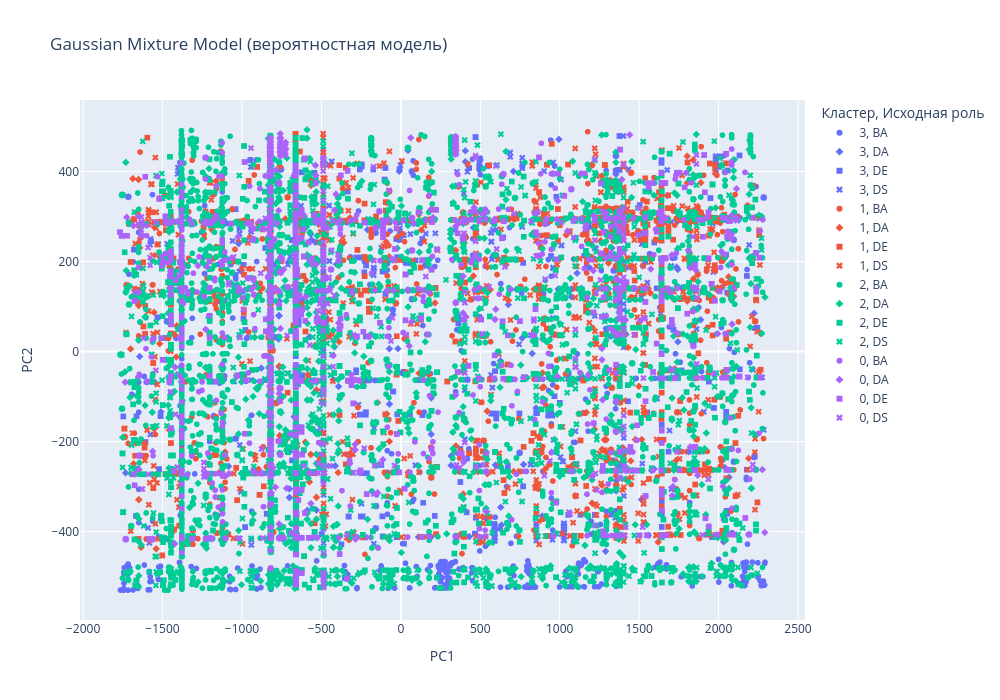

Notebook source saved alongside this figure:
### Code cell
vis_df_gmm = pd.DataFrame({
    'PC1': X_pca[:, 0],
    'PC2': X_pca[:, 1],
    'cluster': df['gmm_cluster'].astype(str),
    'role': df['role']
})

fig_gmm = px.scatter(
    vis_df_gmm, x='PC1', y='PC2', color='cluster', symbol='role',
    title='Gaussian Mixture Model (вероятностная модель)',
    labels={'cluster': 'Кластер', 'role': 'Исходная роль'},
    width=1000, height=700
)
fig_gmm.show()

### Figure 1 — Plotly figure (JSON) as saved in the notebook; plotly's stock layout.template omitted (floating-point values rounded to 4 significant figures; data arrays with more than 128 entries replaced by an {"elided": "..."} marker saying what was removed)
{"data": [{"hovertemplate": "Кластер=3<br>Исходная роль=BA<br>PC1=%{x}<br>PC2=%{y}<extra></extra>", "legendgroup": "3, BA", "marker": {"color": "#636efa", "symbol": "circle"}, "mode": "markers", "name": "3, BA", "showlegend": true, "type": "scattergl", "x": {"elided": "794 float values"}, "xaxis": "x", "y": {"elided": "794 float values"}, "yaxis": "y"}, {"hovertemplate": "Кластер=3<br>Исходная роль=DA<br>PC1=%{x}<br>PC2=%{y}<extra></extra>", "legendgroup": "3, DA", "marker": {"color": "#636efa", "symbol": "diamond"}, "mode": "markers", "name": "3, DA", "showlegend": true, "type": "scattergl", "x": {"elided": "232 float values"}, "xaxis": "x", "y": {"elided": "232 float values"}, "yaxis": "y"}, {"hovertemplate": "Кластер=3<br>Исходная роль=DE<br>PC1=%{x}<br>PC2=%{y}<extra></extra>", "legendgroup": "3, DE", "marker": {"color": "#636efa", "symbol": "square"}, "mode": "markers", "name": "3, DE", "showlegend": true, "type": "scattergl", "x": {"elided": "288 float values"}, "xaxis": "x", "y": {"elided": "288 float values"}, "yaxis": "y"}, {"hovertemplate": "Кластер=3<br>Исходная роль=DS<br>PC1=%{x}<br>PC2=%{y}<extra></extra>", "legendgroup": "3, DS", "marker": {"color": "#636efa", "symbol": "x"}, "mode": "markers", "name": "3, DS", "showlegend": true, "type": "scattergl", "x": {"elided": "502 float values"}, "xaxis": "x", "y": {"elided": "502 float values"}, "yaxis": "y"}, {"hovertemplate": "Кластер=1<br>Исходная роль=BA<br>PC1=%{x}<br>PC2=%{y}<extra></extra>", "legendgroup": "1, BA", "marker": {"color": "#EF553B", "symbol": "circle"}, "mode": "markers", "name": "1, BA", "showlegend": true, "type": "scattergl", "x": {"elided": "683 float values"}, "xaxis": "x", "y": {"elided": "683 float values"}, "yaxis": "y"}, {"hovertemplate": "Кластер=1<br>Исходная роль=DA<br>PC1=%{x}<br>PC2=%{y}<extra></extra>", "legendgroup": "1, DA", "marker": {"color": "#EF553B", "symbol": "diamond"}, "mode": "markers", "name": "1, DA", "showlegend": true, "type": "scattergl", "x": {"elided": "387 float values"}, "xaxis": "x", "y": {"elided": "387 float values"}, "yaxis": "y"}, {"hovertemplate": "Кластер=1<br>Исходная роль=DE<br>PC1=%{x}<br>PC2=%{y}<extra></extra>", "legendgroup": "1, DE", "marker": {"color": "#EF553B", "symbol": "square"}, "mode": "markers", "name": "1, DE", "showlegend": true, "type": "scattergl", "x": {"elided": "631 float values"}, "xaxis": "x", "y": {"elided": "631 float values"}, "yaxis": "y"}, {"hovertemplate": "Кластер=1<br>Исходная роль=DS<br>PC1=%{x}<br>PC2=%{y}<extra></extra>", "legendgroup": "1, DS", "marker": {"color": "#EF553B", "symbol": "x"}, "mode": "markers", "name": "1, DS", "showlegend": true, "type": "scattergl", "x": {"elided": "1089 float values"}, "xaxis": "x", "y": {"elided": "1089 float values"}, "yaxis": "y"}, {"hovertemplate": "Кластер=2<br>Исходная роль=BA<br>PC1=%{x}<br>PC2=%{y}<extra></extra>", "legendgroup": "2, BA", "marker": {"color": "#00cc96", "symbol": "circle"}, "mode": "markers", "name": "2, BA", "showlegend": true, "type": "scattergl", "x": {"elided": "2095 float values"}, "xaxis": "x", "y": {"elided": "2095 float values"}, "yaxis": "y"}, {"hovertemplate": "Кластер=2<br>Исходная роль=DA<br>PC1=%{x}<br>PC2=%{y}<extra></extra>", "legendgroup": "2, DA", "marker": {"color": "#00cc96", "symbol": "diamond"}, "mode": "markers", "name": "2, DA", "showlegend": true, "type": "scattergl", "x": {"elided": "1247 float values"}, "xaxis": "x", "y": {"elided": "1247 float values"}, "yaxis": "y"}, {"hovertemplate": "Кластер=2<br>Исходная роль=DE<br>PC1=%{x}<br>PC2=%{y}<extra></extra>", "legendgroup": "2, DE", "marker": {"color": "#00cc96", "symbol": "square"}, "mode": "markers", "name": "2, DE", "showlegend": true, "type": "scattergl", "x": {"elided": "1184 float values"}, "xaxis": "x", "y": {"elided": "1184 float values"}, "yaxis": "y"}, {"hovertemplate": "Кластер=2<br>Исходная роль=DS<br>PC1=%{x}<br>PC2=%{y}<extra></extra>", "legendgroup": "2, DS", "marker": {"color": "#00cc96", "symbol": "x"}, "mode": "markers", "name": "2, DS", "showlegend": true, "type": "scattergl", "x": {"elided": "1687 float values"}, "xaxis": "x", "y": {"elided": "1687 float values"}, "yaxis": "y"}, {"hovertemplate": "Кластер=0<br>Исходная роль=BA<br>PC1=%{x}<br>PC2=%{y}<extra></extra>", "legendgroup": "0, BA", "marker": {"color": "#ab63fa", "symbol": "circle"}, "mode": "markers", "name": "0, BA", "showlegend": true, "type": "scattergl", "x": {"elided": "520 float values"}, "xaxis": "x", "y": {"elided": "520 float values"}, "yaxis": "y"}, {"hovertemplate": "Кластер=0<br>Исходная роль=DA<br>PC1=%{x}<br>PC2=%{y}<extra></extra>", "legendgroup": "0, DA", "marker": {"color": "#ab63fa", "symbol": "diamond"}, "mode": "markers", "name": "0, DA", "showlegend": true, "type": "scattergl", "x": {"elided": "387 float values"}, "xaxis": "x", "y": {"elided": "387 float values"}, "yaxis": "y"}, {"hovertemplate": "Кластер=0<br>Исходная роль=DE<br>PC1=%{x}<br>PC2=%{y}<extra></extra>", "legendgroup": "0, DE", "marker": {"color": "#ab63fa", "symbol": "square"}, "mode": "markers", "name": "0, DE", "showlegend": true, "type": "scattergl", "x": {"elided": "425 float values"}, "xaxis": "x", "y": {"elided": "425 float values"}, "yaxis": "y"}, {"hovertemplate": "Кластер=0<br>Исходная роль=DS<br>PC1=%{x}<br>PC2=%{y}<extra></extra>", "legendgroup": "0, DS", "marker": {"color": "#ab63fa", "symbol": "x"}, "mode": "markers", "name": "0, DS", "showlegend": true, "type": "scattergl", "x": {"elided": "631 float values"}, "xaxis": "x", "y": {"elided": "631 float values"}, "yaxis": "y"}], "layout": {"height": 700, "legend": {"title": {"text": "Кластер, Исходная роль"}, "tracegroupgap": 0}, "title": {"text": "Gaussian Mixture Model (вероятностная модель)"}, "width": 1000, "xaxis": {"anchor": "y", "domain": [0, 1], "title": {"text": "PC1"}}, "yaxis": {"anchor": "x", "domain": [0, 1], "title": {"text": "PC2"}}}}
